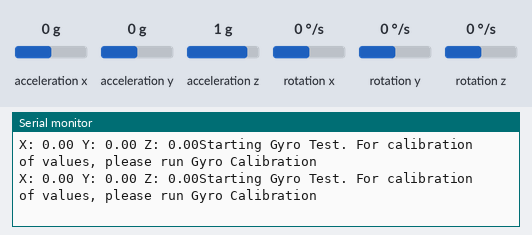
Simulated run of this sketch. Board: Arduino Uno, built with avr-gcc and run on an emulated ATmega328P. Parts: the last lines printed to the serial monitor. The inputs (shaded band) are chosen by the test bench; at power-on: rotation x 0 °/s, rotation y 0 °/s, rotation z 0 °/s, acceleration x 0 g, acceleration y 0 g, acceleration z 1 g.

Above: at 1.2 s.
1.3 s: rotation x set to -100 °/s
At 2.2 s:
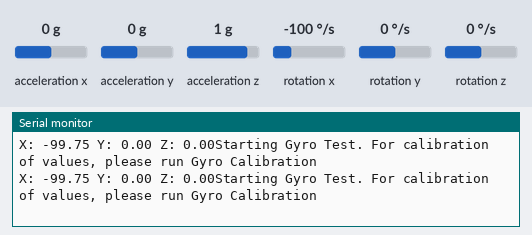
4.3 s: rotation y set to -192 °/s
At 5.3 s:
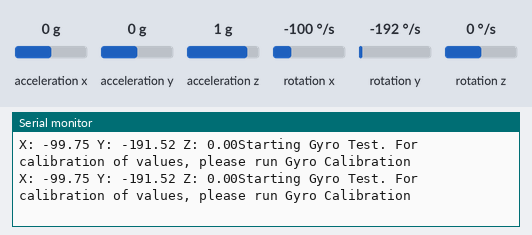
7.3 s: rotation z set to -100 °/s
At 8.0 s:
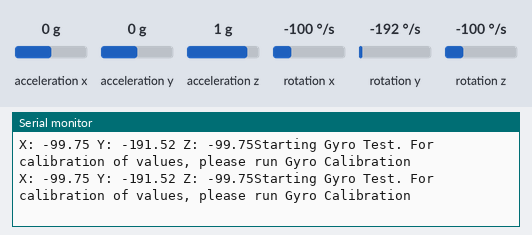
10.3 s: rotation x set to -192 °/s
At 11.3 s:
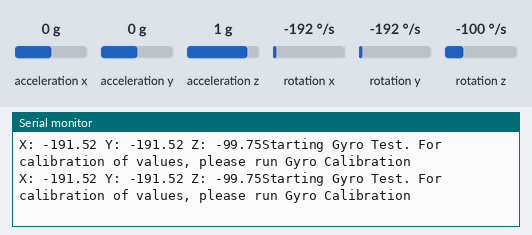
13.3 s: rotation y set to 192 °/s
At 14.2 s:
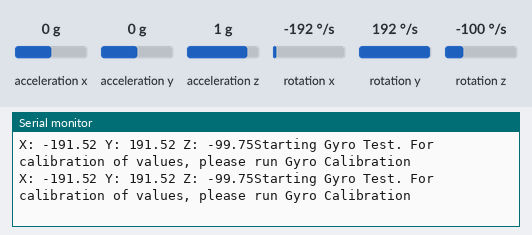
16.3 s: rotation z set to -192 °/s
At 17.4 s:
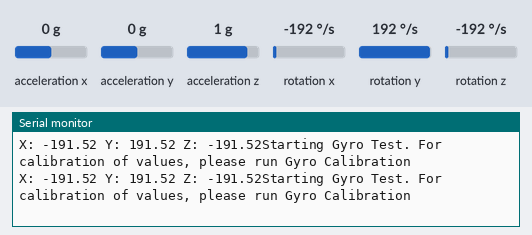
Timing chart, 0 to 19.3 s (numbered marks = the images above; inputs shaded):
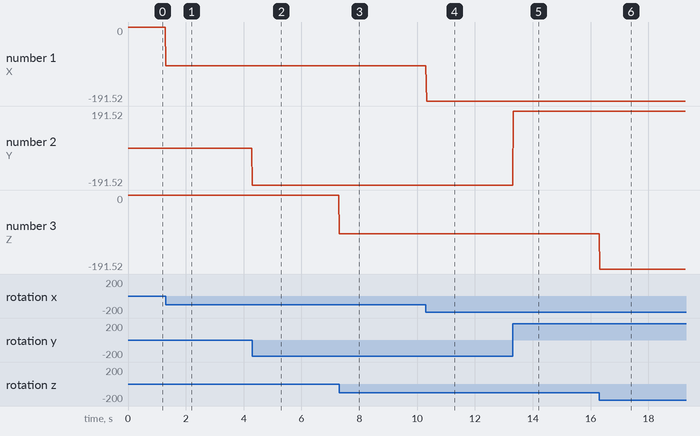

Measured:
- after the input at 1.3 s, the serial monitor: prints a new line at once (image 1)
- after the input at 4.3 s, the serial monitor: prints a new line at once (image 2)
- after the input at 7.3 s, the serial monitor: prints a new line at once (image 3)
- after the input at 10.3 s, the serial monitor: prints a new line at once (image 4)
- after the input at 13.3 s, the serial monitor: prints a new line at once (image 5)
- after the input at 16.3 s, the serial monitor: prints a new line at once (image 6)
- plotted number 1: 0 → -99.75 after the input at 1.3 s
- plotted number 2: 0 → -191.52 after the input at 4.3 s, -191.52 → 191.52 after the input at 13.3 s

The sketch:

GyroTest.ino
```cpp
/*
  The sensor outputs provided by the library are the raw 16-bit values
  obtained by concatenating the 8-bit high and low gyro data registers.
  They can be converted to units of dps (degrees per second) using the
  conversion factors specified in the datasheet for your particular
  device and full scale setting (gain).

  Example: An L3GD20H gives a gyro X axis reading of 345 with its
  default full scale setting of +/- 245 dps. The So specification
  in the L3GD20H datasheet (page 10) states a conversion factor of 8.75
  mdps/LSB (least significant bit) at this FS setting, so the raw
  reading of 345 corresponds to 345 * 8.75 = 3020 mdps = 3.02 dps.
*/

#include <Wire.h>
#include <L3G.h>
L3G gyro;

double gxt, gyt, gzt;
int count;

void setup() {
  Serial.begin(115200);
  Wire.begin();

  if (!gyro.init())
  {
    Serial.println("Error: Failed to autodetect gyro type! Stopping.");
    while (1);
  }

  gyro.enableDefault();
}

void loop() {

  double gx, gy, gz;

  Serial.println("Starting Gyro Test. For calibration of values, please run Gyro Calibration");

  gyro.read();
  gx = gyro.g.x * (8.75 / 1000);
  gy = gyro.g.y * (8.75 / 1000);
  gz = gyro.g.z * (8.75 / 1000);

  gxt = gxt + gx;
  gyt = gyt + gy;
  gzt = gzt + gz;
  count++;

  Serial.print("X: ");
  Serial.print(gx);
  Serial.print(" Y: ");
  Serial.print(gy);
  Serial.print(" Z: ");
  Serial.print(gz);

  delay(20);
}
```
